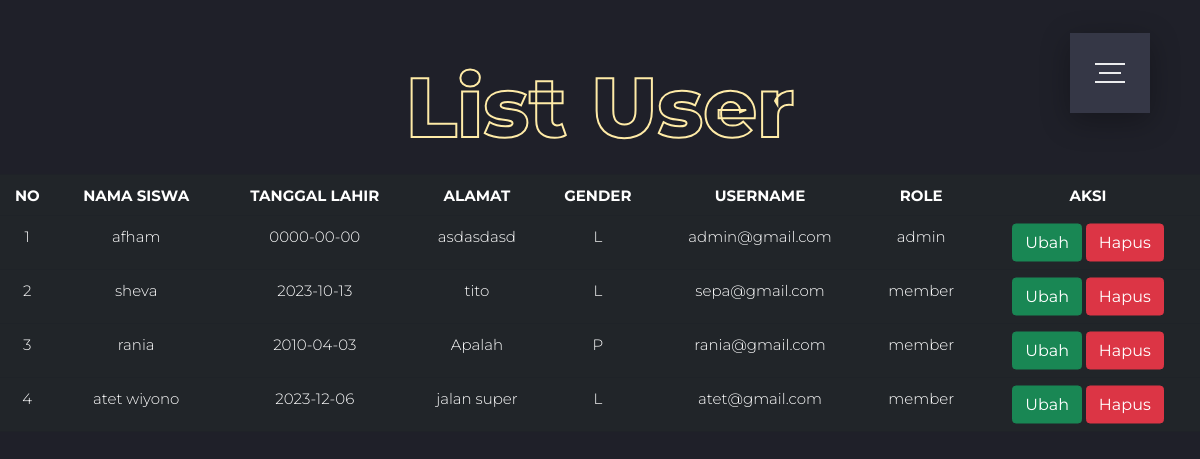
/tk/admin/tampil_member.php (signed in), run on the app's committed database.
### tables this page shows
CREATE TABLE `user` (
  `id_pembeli` int(11) NOT NULL,
  `nama_pembeli` varchar(255) NOT NULL,
  `tanggal_lahir` date NOT NULL,
  `gender` enum('L','P') NOT NULL,
  `alamat` text NOT NULL,
  `usernamee` varchar(255) NOT NULL,
  `passwordd` varchar(255) NOT NULL,
  `level` enum('admin','member') NOT NULL
);

### tk/admin/tampil_member.php (the view, shortened to what this page needs)
<!DOCTYPE html>
<html lang="en">
<head>
    <link href="https://cdn.jsdelivr.net/npm/bootstrap@5.0.2/dist/css/bootstrap.min.css" rel="stylesheet">
	<link rel="stylesheet" href="../css/tampil.css">
</head>
<body>
  	<label for="menu-icon"></label>
  	<nav class="nav">
  		<ul class="pt-5">
  		</ul>
  	</nav>
  	<div class="section-center">
  		<h1 class="mb-0">List User</h1>
          <table class="table table-dark table-borderless table-hover table-condensed" aria-labelledby="studentTableCaption" role="table">
        <thead>
            <br>
            <tr>
                <th>NO</th><th>NAMA SISWA</th><th>TANGGAL LAHIR</th>
                <th>ALAMAT</th><th>GENDER</th>
                <th>USERNAME</th><th>ROLE</th><th>AKSI</th>
            </tr>
        </thead>
        <tbody>
            <?php
            include "koneksi.php";
            $qry_siswa=mysqli_query($koneksi,"select * from user");
            $no=0;
            while($data_siswa=mysqli_fetch_array($qry_siswa)){
                $no++;
            ?>
            <tr>
                <td><?=$no?></td>
                <td><?=$data_siswa['nama_pembeli']?></td>
                <td><?=$data_siswa['tanggal_lahir']?></td>
                <td><?=$data_siswa['alamat']?></td>
                <td><?=$data_siswa['gender']?></td>
                <td><?=$data_siswa['usernamee']?></td>
                <td><?=$data_siswa['level']?></td>
                <td>
                    <a href="ubah_siswa.php?id_pembeli=<?=$data_siswa['id_pembeli']?>" class="btn btn-success" aria-label="Ubah data siswa">Ubah</a>
                    <a href="hapus.php?id_pembeli=<?=$data_siswa['id_pembeli']?>" onclick="return confirm('Apakah anda yakin menghapus user ini?')"
                    class="btn btn-danger" aria-label="Hapus data siswa">Hapus</a>
                </td>
            </tr>
            <?php
            }
            ?>
        </tbody>
    </table>
		  </div>
</body>
</html>

### tk/css/tampil.css (style rules this page uses)
body { font-family: 'Montserrat', sans-serif; font-weight: 300; font-size: 15px; line-height: 1.7; color: #ececee; background-color: #1f2029; overflow: hidden; background-image: url('https://s3-us-west-2.amazonaws.com/s.cdpn.io/1462889/pat-back.svg'); background-position: center; background-repeat: repeat; background-size: 4%; height: 100vh; width: 100%; }
.section-center { position: absolute; top: 32%; left: 0; display: block; width: 100%; padding: 0; margin: 0; z-index: 6; text-align: center; transform: translateY(-50%); }
h1 { font-family: 'Montserrat', sans-serif; font-weight: 800; font-size: 7vw; line-height: 1; color: #ffeba7; text-align: center; -webkit-text-stroke: 2px #ffeba7; text-stroke: 2px #ffeba7; -webkit-text-fill-color: transparent; text-fill-color: transparent; color: transparent; }
.menu-icon:checked + label, .menu-icon:not(:checked) + label { position: fixed; top: 63px; right: 75px; display: block; width: 30px; height: 30px; padding: 0; margin: 0; cursor: pointer; z-index: 10; }
.menu-icon:checked + label:before, .menu-icon:not(:checked) + label:before { position: absolute; content: ''; display: block; width: 30px; height: 20px; z-index: 20; top: 0; left: 0; border-top: 2px solid #ececee; border-bottom: 2px solid #ececee; transition: border-width 100ms 1500ms ease, top 100ms 1600ms cubic-bezier(0.23, 1, 0.32, 1), height 100ms 1600ms cubic-bezier(0.23, 1, 0.32, 1), background-color 200ms ease, transform 200ms cubic-bezier(0.23, 1, 0.32, 1); }
.menu-icon:checked + label:after, .menu-icon:not(:checked) + label:after { position: absolute; content: ''; display: block; width: 22px; height: 2px; z-index: 20; top: 10px; right: 4px; background-color: #ececee; margin-top: -1px; transition: width 100ms 1750ms ease, right 100ms 1750ms ease, margin-top 100ms ease, transform 200ms cubic-bezier(0.23, 1, 0.32, 1); }
.nav { position: fixed; top: 33px; right: 50px; display: block; width: 80px; height: 80px; padding: 0; margin: 0; z-index: 9; overflow: hidden; box-shadow: 0 8px 30px 0 rgba(0,0,0,0.3); background-color: #353746; animation: border-transform 7s linear infinite; transition: top 350ms 1100ms cubic-bezier(0.23, 1, 0.32, 1), right 350ms 1100ms cubic-bezier(0.23, 1, 0.32, 1), transform 250ms 1100ms ease, width 650ms 400ms cubic-bezier(0.23, 1, 0.32, 1), height 650ms 400ms cubic-bezier(0.23, 1, 0.32, 1); }
.nav ul { position: absolute; top: 50%; left: 0; display: block; width: 100%; padding: 0; margin: 0; z-index: 6; text-align: center; transform: translateY(-50%); list-style: none; }

### data on the page
user: nama_pembeli "afham", tanggal_lahir "0000-00-00", alamat "asdasdasd", gender "L", usernamee "admin@gmail.com", level "admin"
user: nama_pembeli "sheva", tanggal_lahir "2023-10-13", alamat "tito", gender "L", usernamee "sepa@gmail.com", level "member"
user: nama_pembeli "rania", tanggal_lahir "2010-04-03", alamat "Apalah", gender "P", usernamee "rania@gmail.com", level "member"
user: nama_pembeli "atet wiyono", tanggal_lahir "2023-12-06", alamat "jalan super", gender "L", usernamee "atet@gmail.com", level "member"
